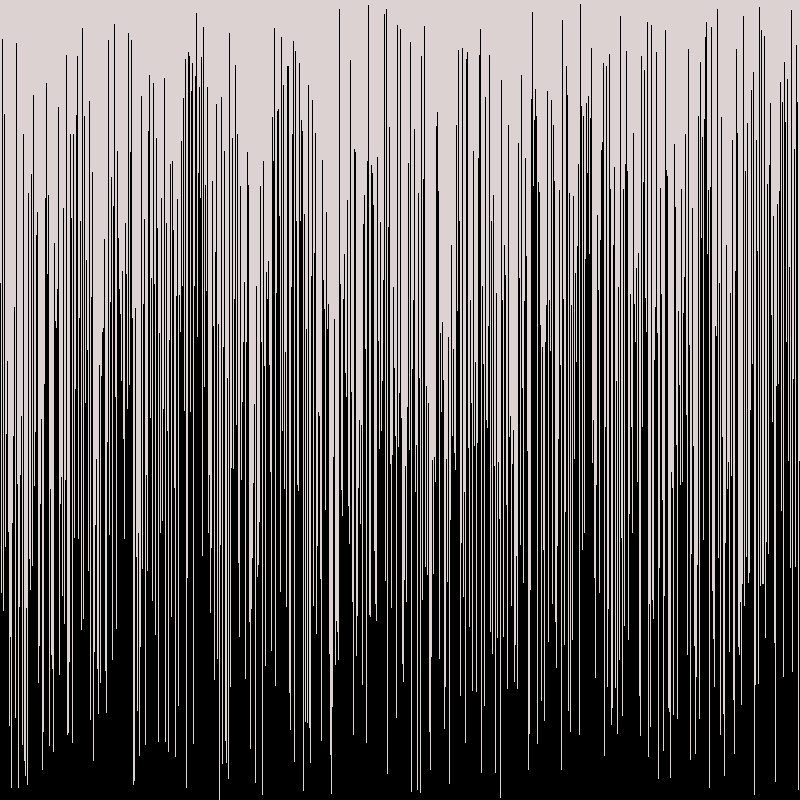
Frame 1 (no input)
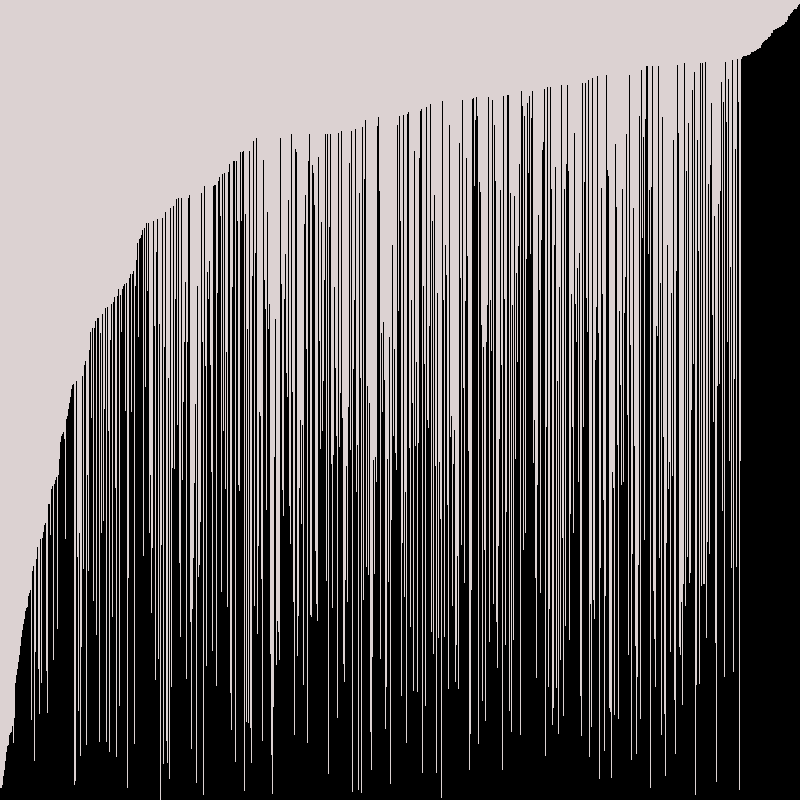
Frame 60 (the mouse pressed at the canvas centre just before this capture)
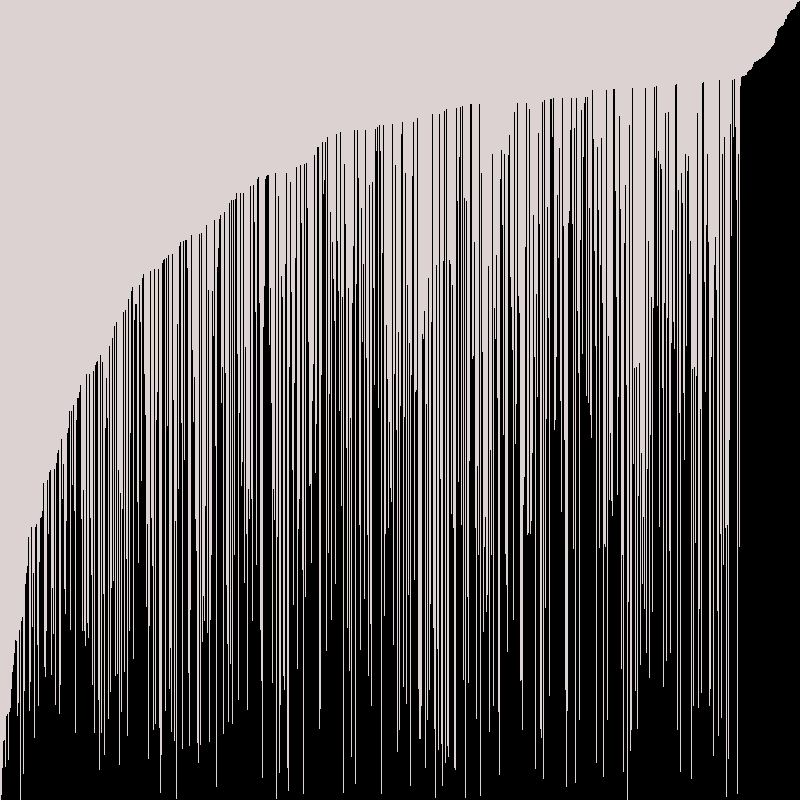
Frame 120 (the mouse held since frame 60 and released just before this capture)

The Processing sketch that drew these frames (run headless with seeded random() and noise(); from frame 60 on, the mouse is pressed at the canvas centre):

// Processing sketch: VissualAraySorter
// ── VissualAraySorter.pde
/* Paste the code into a new Processing sketch and complete the steps. */

//1. create an array of ints. don't initialize it yet.
int[] e;
void setup() {
  //2. set the size of your window
  //  if you are using Processing 3, you cannot use variables
  //  because the developers don't know how programming is supposed to work.
  size(800,800);

  //3. initialize your array with the built in width variable
  e = new int[width];
  //4. initialize the ints in the array with random numbers
  //   from 0 to the built in height variable
for (int i = 0; i<e.length;i++){
  e[i] = int(random(height)); 
}
//5. call the noStroke() method
noStroke();
}

void draw() {
  //6. set the background color with background(r, g, b);
background(220,210,210);
  //7. set the color for your graph
fill(0,0,0);
  //8. draw a rectangle for each int in your array.
 for (int i =0; i<e.length;i++){
   
   rect(i,height,1,-e[i]); 
 }

  //   the x value will be the current index in the array
  //   the y value will the height variable
  //   the width is 1 (one)
  //   the height is negative the value of the element at the current index of the array


  //9. call the stepSort method
stepSort(e);
  //10. extract the code that randomizes the array into a method.

  //11. call the method you made in step 10 when the mouse is pressed

}

void mousePressed(){
for (int i = 0; i<e.length;i++){
  e[i] = int(random(height)); 
}
}

void stepSort(int[] arr) {
  for (int i = 1; i < arr.length; i++) {
    if (arr[i - 1] > arr[i]) {
      int t = arr[i];
      arr[i] = arr[i - 1];
      arr[i - 1] = t;
    }
  }
}
